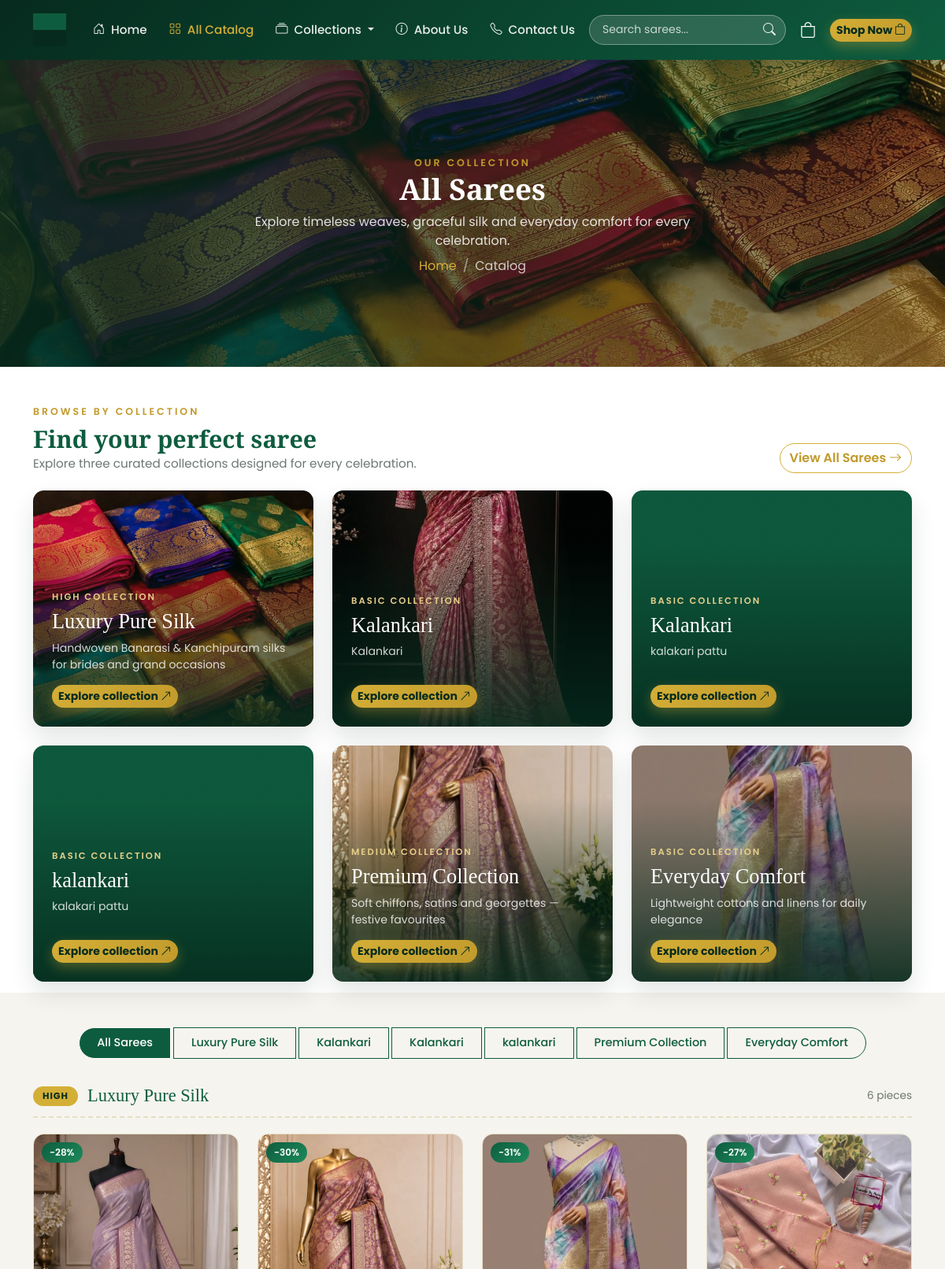
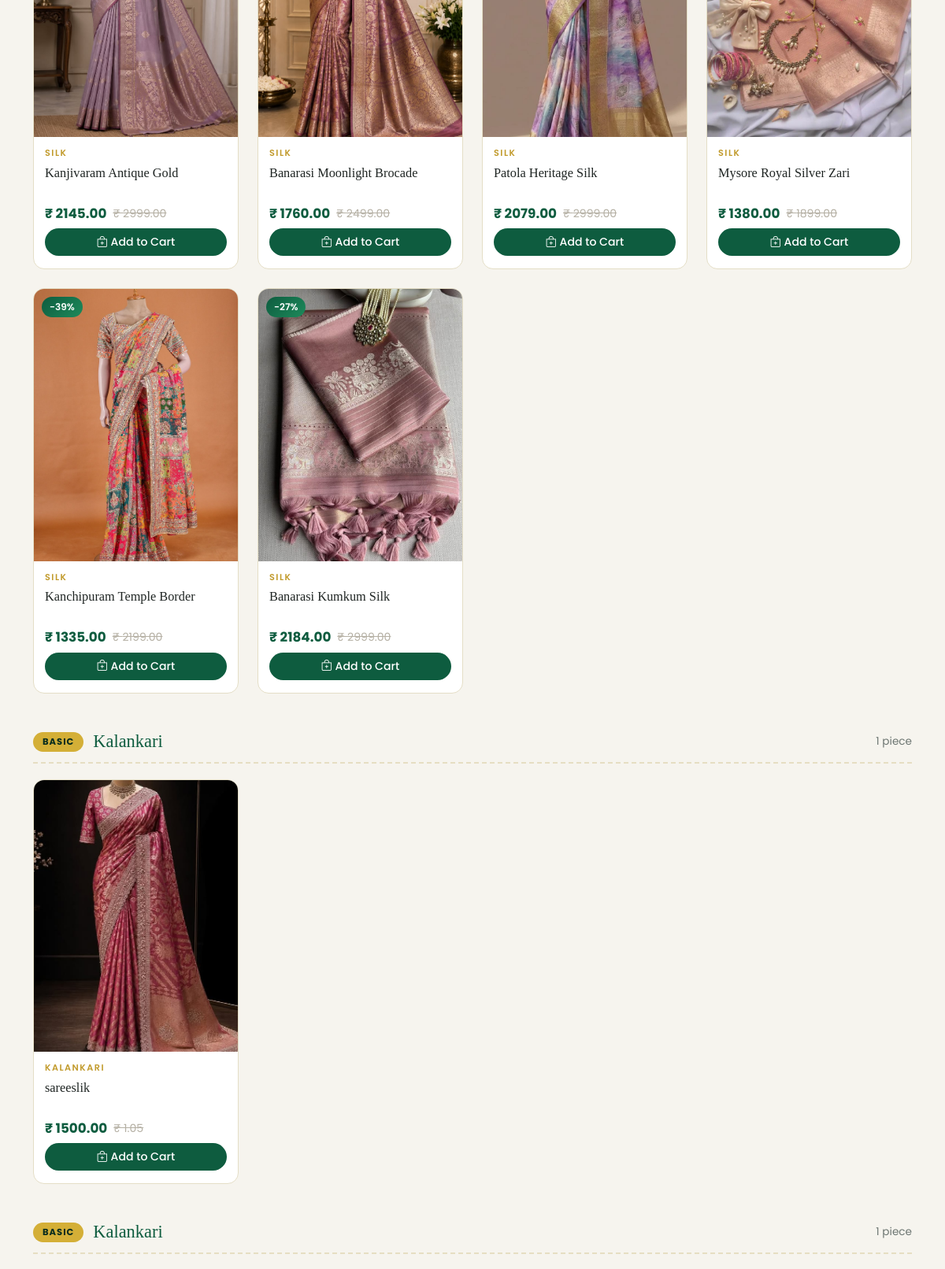
Page /catalog/ (upper part) on the committed database (2 pictures, top to bottom).
### store/models.py (models this page shows, shortened)
class SiteSettings(models.Model):
    shop_name = models.CharField(max_length=120, default="Saree Elegance")
    tagline = models.CharField(max_length=200, blank=True)
    logo = models.ImageField(upload_to="site/", blank=True, null=True)
    phone = models.CharField(max_length=30, blank=True)
    email = models.EmailField(blank=True)
    address = models.CharField(max_length=255, blank=True)
    map_embed_url = models.URLField(blank=True)
    whatsapp = models.CharField(max_length=30, blank=True)
    facebook = models.URLField(blank=True)
    instagram = models.URLField(blank=True)
    twitter = models.URLField(blank=True)
    youtube = models.URLField(blank=True)
    class Meta:
        verbose_name = "Site Settings"
        verbose_name_plural = "Site Settings"

class Category(models.Model):
    class Tier(models.TextChoices):
        HIGH = "high", "High"
        MEDIUM = "medium", "Medium"
        BASIC = "basic", "Basic"
    title = models.CharField(max_length=120)
    tier = models.CharField(max_length=20, choices=Tier.choices, db_index=True)
    slug = models.SlugField(max_length=150, unique=True, blank=True)
    subtitle = models.CharField(max_length=200, blank=True)
    image = models.ImageField(upload_to="categories/", blank=True, null=True)
    order = models.PositiveIntegerField(default=0)
    class Meta:
        verbose_name_plural = "Categories"
        ordering = ["order", "id"]
    @property
    def banner_image(self):
        if self.image:
            return self.image.url
        saree = self.sarees.filter(models.Q(image__gt="") | models.Q(image_url__gt="")).first()
        return saree.image_source if saree else None

class Saree(models.Model):
    category = models.ForeignKey(Category, on_delete=models.CASCADE, related_name="sarees")
    name = models.CharField(max_length=150)
    slug = models.SlugField(max_length=200, blank=True)
    price = models.DecimalField(max_digits=10, decimal_places=2)
    mrp = models.DecimalField(max_digits=10, decimal_places=2, blank=True, null=True)
    fabric = models.CharField(max_length=120, blank=True)
    description = models.TextField(blank=True)
    image = models.ImageField(upload_to="sarees/", blank=True)
    image_url = models.URLField(
        blank=True,
        validators=[URLValidator(schemes=["http", "https"])],
    )
    is_featured = models.BooleanField(default=False)
    created_at = models.DateTimeField(auto_now_add=True)
    class Meta:
        ordering = ["-created_at"]
    @property
    def image_source(self):
        if self.image:
            return self.image.url
        return self.image_url
    @property
    def discount_percent(self):
        if self.mrp and self.mrp > self.price:
            return round((self.mrp - self.price) / self.mrp * 100)
        return 0

### store/views.py (the view)
# urls.py: path("catalog/", catalog, name="catalog"),
def catalog(request):
    context = _base_context(request)
    active = request.GET.get("tier", "")
    query = request.GET.get("q", "").strip()
    cats = list(Category.objects.all())
    if active:
        cats = [c for c in cats if c.tier == active]
    layers = []
    for cat in cats:
        qs = cat.sarees.all()
        if query:
            qs = qs.filter(
                Q(name__icontains=query)
                | Q(fabric__icontains=query)
                | Q(description__icontains=query)
            )
        sarees = list(qs)
        if sarees:
            layers.append({"category": cat, "sarees": sarees})
    catalog_banner = Banner.objects.filter(is_active=True).first()
    catalog_saree = Saree.objects.filter(Q(image__gt="") | Q(image_url__gt="")).first()
    catalog_banner_image = (
        catalog_banner.image.url
        if catalog_banner and catalog_banner.image
        else (catalog_saree.image_source if catalog_saree else None)
    )
    context["catalog_banner_image"] = catalog_banner_image
    context["layers"] = layers
    context["active_tier"] = active
    context["query"] = query
    site_name = context["site"].shop_name if context["site"] else context["seo"].site_name
    active_category = next((cat for cat in cats if cat.tier == active), None)
    if query:
        seo_title = f"Search Results for {query} | {site_name}"
        seo_description = f"Browse sarees matching {query} and find your next favourite weave at Saree Elegance."
        seo_keywords = f"{query}, saree search, online sarees, Saree Elegance"
    elif active_category:
        seo_title = f"{active_category.title} | {site_name}"
        seo_description = active_category.subtitle or f"Explore the {active_category.title} saree collection from Saree Elegance."
        seo_keywords = f"{active_category.title}, {active_category.title.lower()} sarees, online sarees"
    else:
        seo_title = f"All Sarees | {site_name}"
        seo_description = "Explore handloom, silk, georgette and cotton sarees for weddings, festivals and everyday celebrations."
        seo_keywords = "all sarees, online sarees, handloom sarees, silk sarees, cotton sarees"
    context.update(
        _seo_context(
            request,
            site=context["site"],
            seo=context["seo"],
            title=seo_title,
            description=seo_description,
            keywords=seo_keywords,
            image=catalog_banner_image,
            noindex=bool(query),
        )
    )
    return render(request, "store/catalog.html", context)

### store/cart.py (called while the page is built)
    @property
    def is_persisted(self):
        return self.customer_id is not None

    def _session_cart(self):
        cart = self.session.get("cart")
        if not cart:
            cart = self.session["cart"] = {}
        return cart

    def count(self):
        if self.is_persisted:
            return sum(CartItem.objects.filter(customer_id=self.customer_id).values_list("quantity", flat=True))
        total = 0
        for qty in self._session_cart().values():
            try:
                total += int(qty)
            except (TypeError, ValueError):
                continue
        return total

### store/views.py (called while the page is built)
def _absolute_url(request, value):
    if not value:
        return ""
    url = value.url if hasattr(value, "url") else str(value)
    if url.startswith(("http://", "https://")):
        return url
    return request.build_absolute_uri(url) if request else url

def _canonical_url(request, seo):
    if not request:
        return ""
    if seo.canonical_base_url:
        return f"{seo.canonical_base_url.rstrip('/')}{request.path}"
    return request.build_absolute_uri(request.path)

def _base_context(request=None):
    site = SiteSettings.objects.first()
    seo = SEO.objects.first() or SEO()
    cart_count = 0
    customer = None
    if request is not None:
        cart_count = Cart(request).count()
        customer = _customer(request)
    noindex = bool(
        request
        and request.resolver_match
        and request.resolver_match.url_name in {"cart", "checkout", "profile", "order_success"}
    )
    context = {
        "site": site,
        "categories": Category.objects.all(),
        "cart_count": cart_count,
        "customer": customer,
    }
    context.update(_seo_context(request, site=site, seo=seo, noindex=noindex))
    return context

def _customer(request):
    cid = request.session.get("customer_id")
    if cid:
        return Customer.objects.filter(pk=cid).first()
    return None

### templates/store/catalog.html (shortened to what this page needs)
{% extends 'base.html' %}
{% block content %}
<section class="page-banner image-page-banner catalog-page-banner"{% if catalog_banner_image %} style="background-image:url('{{ catalog_banner_image }}');"{% endif %}>
    <div class="image-page-overlay"></div>
    <div class="container text-center py-5 position-relative">
        {% if query %}
        <span class="section-tag">Search Results</span>
        <h1 class="page-title">Sarees for "{{ query }}"</h1>
        <p class="page-sub">Find a saree that matches your search.</p>
        {% else %}
        <span class="section-tag">Our Collection</span>
        <h1 class="page-title">{% if active_tier %}{{ active_tier|title }} Sarees{% else %}All Sarees{% endif %}</h1>
        <p class="page-sub">Explore timeless weaves, graceful silk and everyday comfort for every celebration.</p>
        {% endif %}
        <nav aria-label="breadcrumb">
            <ol class="breadcrumb justify-content-center">
                <li class="breadcrumb-item"><a href="{% url 'store:home' %}">Home</a></li>
                <li class="breadcrumb-item active" aria-current="page">{% if query %}Search{% else %}Catalog{% endif %}</li>
            </ol>
        </nav>
    </div>
</section>
{% if not query and not active_tier %}
<section class="category-banner-section">
    <div class="container">
        <div class="section-head">
            <div>
                <span class="section-tag">Browse by collection</span>
                <h2 class="section-title">Find your perfect saree</h2>
                <p class="section-sub">Explore three curated collections designed for every celebration.</p>
            </div>
            <a href="{% url 'store:catalog' %}" class="btn btn-outline-gold rounded-pill">View All Sarees <i class="bi bi-arrow-right"></i></a>
        </div>
        <div class="row g-4">
            {% for cat in categories %}
            <div class="col-md-4">
                <article class="category-banner-card{% if not cat.banner_image %} category-banner-fallback{% endif %}"{% if cat.banner_image %} style="background-image:url('{{ cat.banner_image }}');"{% endif %}>
                    <div class="category-banner-overlay"></div>
                    <div class="category-banner-content">
                        <span>{{ cat.tier|title }} collection</span>
                        <h3>{{ cat.title }}</h3>
                        {% if cat.subtitle %}<p>{{ cat.subtitle }}</p>{% endif %}
                        <a href="{% url 'store:category_detail' cat.slug %}" class="btn btn-gold btn-sm rounded-pill">Explore collection <i class="bi bi-arrow-up-right"></i></a>
                    </div>
                </article>
            </div>
            {% empty %}
            <div class="col-12">
                <div class="empty-state text-center py-4"><p>Collections will appear here soon.</p></div>
            </div>
            {% endfor %}
        </div>
    </div>
</section>
{% endif %}
<section class="catalog-section">
    <div class="container">
        <div class="filter-bar">
            <div class="btn-group" role="group" aria-label="Filter by tier">
                <a href="{% url 'store:catalog' %}{% if query %}?q={{ query }}{% endif %}" class="btn filter-btn {% if not active_tier %}active{% endif %}">All Sarees</a>
                {% for cat in categories %}
                <a href="{% url 'store:catalog' %}?tier={{ cat.tier }}{% if query %}&q={{ query }}{% endif %}" class="btn filter-btn {% if active_tier == cat.tier %}active{% endif %}">{{ cat.title }}</a>
                {% endfor %}
            </div>
        </div>
        {% if layers %}
            {% for layer in layers %}
            <div class="layer-block">
                <div class="layer-head">
                    <span class="layer-badge">{{ layer.category.tier|title }}</span>
                    <h3>{{ layer.category.title }}</h3>
                    <span class="layer-count">{{ layer.sarees|length }} piece{{ layer.sarees|length|pluralize }}</span>
                </div>
                <div class="row g-4">
                    {% for saree in layer.sarees %}
                    <div class="col-6 col-md-4 col-lg-3">
                        {% include 'store/_saree_card.html' with saree=saree %}
                    </div>
                    {% endfor %}
                </div>
            </div>
            {% endfor %}
        {% endif %}
    </div>
</section>
{% endblock %}

### templates/base.html (shortened to what this page needs)
{% load static %}<!DOCTYPE html>
<html lang="en">
<head>
    <link href="https://cdn.jsdelivr.net/npm/bootstrap@5.3.3/dist/css/bootstrap.min.css" rel="stylesheet">
    <link rel="stylesheet" href="https://cdn.jsdelivr.net/npm/bootstrap-icons@1.11.3/font/bootstrap-icons.min.css">
    <link rel="stylesheet" href="{% static 'css/style.css' %}">
</head>
<body>
    <nav class="navbar navbar-expand-lg navbar-dark main-navbar sticky-top">
        <div class="container">
            <a class="navbar-brand" href="{% url 'store:home' %}">
                {% if site.logo %}
                    <img src="{{ site.logo.url }}" alt="{{ site.shop_name }}" height="42">
                {% else %}
                    <span class="brand-icon"><i class="bi bi-flower1"></i></span>
                    <span class="brand-name">{{site.shop_name|default:"Saree Elegance" }}</span>
                {% endif %}
            </a>
            <div class="collapse navbar-collapse" id="navMenu">
                <ul class="navbar-nav mx-auto mb-2 mb-lg-0">
                    <li class="nav-item"><a class="nav-link {% if request.resolver_match.url_name == 'home' %}active{% endif %}" href="{% url 'store:home' %}"><i class="bi bi-house-door"></i> Home</a></li>
                    <li class="nav-item"><a class="nav-link {% if request.resolver_match.url_name == 'catalog' and not query %}active{% endif %}" href="{% url 'store:catalog' %}"><i class="bi bi-grid"></i> All Catalog</a></li>
                    <li class="nav-item dropdown">
                        <a class="nav-link dropdown-toggle {% if request.resolver_match.url_name == 'category_detail' %}active{% endif %}" href="#" role="button" data-bs-toggle="dropdown" aria-expanded="false">
                            <i class="bi bi-collection"></i> Collections
                        </a>
                    </li>
                    <li class="nav-item"><a class="nav-link " href="{% url 'store:about' %}"><i class="bi bi-info-circle"></i> About Us</a></li>
                    <li class="nav-item"><a class="nav-link " href="{% url 'store:contact' %}"><i class="bi bi-telephone"></i> Contact Us</a></li>
                </ul>
                <div class="d-flex align-items-center gap-2">
                    <form action="{% url 'store:catalog' %}" method="get" class="nav-search" role="search">
                        <input class="nav-search-input" type="search" name="q" placeholder="Search sarees..." value="{{ query|default:'' }}" aria-label="Search sarees">
                        <button class="nav-search-btn" type="submit" aria-label="Search"><i class="bi bi-search"></i></button>
                    </form>
                    <a href="{% url 'store:cart' %}" class="cart-link" title="View cart">
                        <i class="bi bi-bag"></i>
                    </a>
                    <a href="{% url 'store:catalog' %}" class="btn btn-gold btn-sm rounded-pill">Shop Now <i class="bi bi-bag"></i></a>
                </div>
            </div>
        </div>
    </nav>
    {% block content %}{% endblock %}
</body>
</html>

### templates/store/_saree_card.html (shortened to what this page needs)
<div class="saree-card">
    <a href="{% url 'store:saree_detail' saree.slug %}" class="saree-img-wrap">
        <img src="{{ saree.image_source }}" alt="{{ saree.name }}" loading="lazy">
        {% if saree.discount_percent %}
        <span class="discount-badge">-{{ saree.discount_percent }}%</span>
        {% endif %}
    </a>
    <div class="saree-body">
        <span class="saree-fabric">{{ saree.fabric|default:saree.category.title }}</span>
        <a href="{% url 'store:saree_detail' saree.slug %}" class="saree-name-link"><h3 class="saree-name">{{ saree.name }}</h3></a>
        <div class="saree-price">
            <strong>&#8377; {{ saree.price }}</strong>
            {% if saree.mrp %}<del>&#8377; {{ saree.mrp }}</del>{% endif %}
        </div>
        <form action="{% url 'store:add_to_cart' %}" method="post">
            <button type="submit" class="btn btn-buy w-100"><i class="bi bi-bag-plus"></i> Add to Cart</button>
        </form>
    </div>
</div>

### rows in the picture
SiteSettings: logo (picture)
Category: image (picture), tier "HIGH", title "Luxury Pure Silk", subtitle "Handwoven Banarasi & Kanchipuram silks for brides and grand occasions", category.tier "HIGH", category "Luxury Pure Silk", sarees|length "6"
Category: image (picture), tier "BASIC", title "Kalankari", subtitle "Kalankari", category.tier "BASIC", category "Kalankari", sarees|length "1"
Category: tier "BASIC", title "Kalankari", subtitle "kalakari pattu", category.tier "BASIC", category "Kalankari", sarees|length "1"
Category: tier "BASIC", title "kalankari", subtitle "kalakari pattu"
Category: image+id (picture), tier "MEDIUM", title "Premium Collection", subtitle "Soft chiffons, satins and georgettes — festive favourites"
Category: image+id (picture), tier "BASIC", title "Everyday Comfort", subtitle "Lightweight cottons and linens for daily elegance"
Saree: image_source (picture), discount_percent "28", fabric "SILK", name "Kanjivaram Antique Gold", price "2145.00", mrp "2999.00"
Saree: image_source (picture), discount_percent "30", fabric "SILK", name "Banarasi Moonlight Brocade", price "1760.00", mrp "2499.00"
Saree: image_source (picture), discount_percent "31", fabric "SILK", name "Patola Heritage Silk", price "2079.00", mrp "2999.00"
Saree: image_source (picture), discount_percent "27", fabric "SILK", name "Mysore Royal Silver Zari", price "1380.00", mrp "1899.00"
Saree: image_source (picture), discount_percent "39", fabric "SILK", name "Kanchipuram Temple Border", price "1335.00", mrp "2199.00"
Saree: image_source (picture), discount_percent "27", fabric "SILK", name "Banarasi Kumkum Silk", price "2184.00", mrp "2999.00"
Saree: image_source (picture), fabric "KALANKARI", name "sareeslik", price "1500.00", mrp "1.05"
